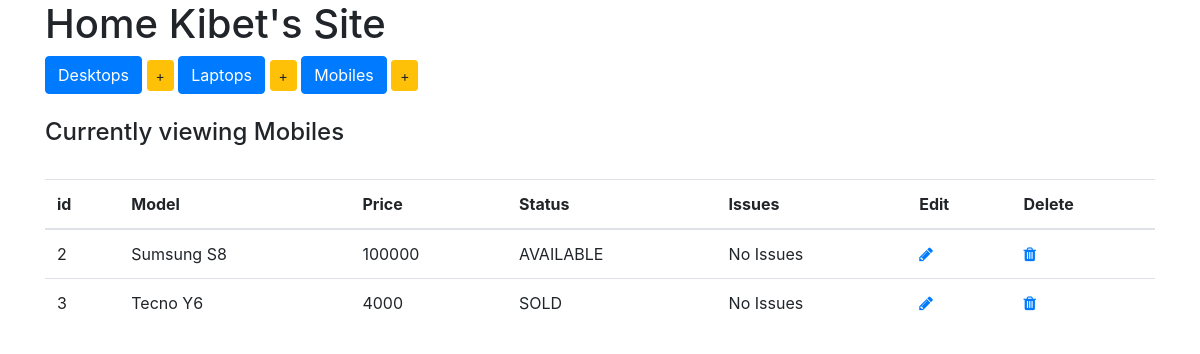
Before: /Mobiles/ with the older database file.
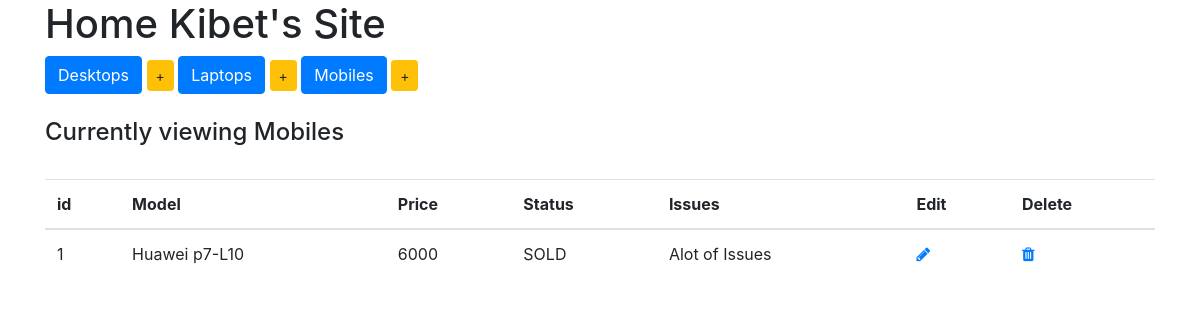
After: the same page with the newer database file.
### Inventory_management/models.py (models this page shows, shortened)
class Device(models.Model):
    type = models.CharField(max_length=200, blank=False)
    price = models.IntegerField()
    choices = (
        ('AVAILABLE', 'Item ready to be purchased'),
        ('SOLD', 'Item already purchased'),
        ('RESTOCKING', 'Item restocking in few days')
    )
    status = models.CharField(max_length=10, choices=choices, default='SOLD')
    issues = models.CharField(max_length=50, default="No Issues")
    class Meta:
        abstract = True

class Mobile(Device):
    pass

### Inventory_management/views.py (the view)
# urls.py: url(r'^Mobiles/$', display_mobiles, name='display_mobiles'),
def display_mobiles(request):
	items = Mobile.objects.all()
	context = {
		'items': items,
		'header': 'Mobiles'
	}
	return render(request, 'inventory/index.html', context)

### Inventory_management/templates/inventory/index.html (shortened to what this page needs)
{% extends 'inventory/base.html' %}
{% block content %}
	<h1>Home Kibet's Site</h1>
	<div class="button-group">
		<a href="{% url 'display_desktops' %}" class="btn btn-primary btn-md">Desktops</a>
		<a href="{% url 'add_desktops' %}" class="btn btn-warning btn-sm">+</a>
		<a href="{% url 'display_laptops' %}" class="btn btn-primary btn-md">Laptops</a>
		<a href="{% url 'add_laptops' %}" class="btn btn-warning btn-sm">+</a>
		<a href="{% url 'display_mobiles' %}" class="btn btn-primary btn-md">Mobiles</a>
		<a href="{% url 'add_mobiles' %}" class="btn btn-warning btn-sm">+</a>
	</div>
	<br>
	<h4>Currently viewing {{ header }}</h4>
	<br>
	<table class="table table-hover">
		<thead>
			<tr>
				<th>id</th>
				<th>Model</th>
				<th>Price</th>
				<th>Status</th>
				<th>Issues</th>
				<th>Edit</th>
				<th>Delete</th>
			</tr>
		</thead>
		<tbody>
			{% for item in items %}
				<tr>
					<td>{{ item.pk }}</td>
					<td>{{ item.type }}</td>
					<td>{{ item.price }}</td>
					<td>{{ item.status }}</td>
					<td>{{ item.issues }}</td>
					{% if header|lower == "Desktops" %}
						<td>
							<a href="{% url 'edit_desktop' item.pk %}"><i class="fa fa-pencil" aria-hidden="true"></i></a>
						</td>
						<td>
							<a href="{% url 'delete_desktop' item.pk %}"><i class="fa fa-trash" aria-hidden="true"></i></a>
						</td>
					{% else %}
						<td>
							<a href="{% url 'edit_mobile' item.pk %}"><i class="fa fa-pencil" aria-hidden="true"></i></a>
						</td>
						<td>
							<a href="{% url 'delete_mobile' item.pk %}"><i class="fa fa-trash" aria-hidden="true"></i></a>
						</td>
					{% endif %}
				</tr>
			{% endfor %}
		</tbody>
	</table>
{% endblock %}

### Inventory_management/templates/inventory/base.html (shortened to what this page needs)
<!DOCTYPE html>
<html>
<head>
	{% load static %}
	<link rel="stylesheet" href="https://stackpath.bootstrapcdn.com/bootstrap/4.4.1/css/bootstrap.min.css">
	<link rel="stylesheet" type="text/css" href="{% static '/css/style.css' %}">
	<link rel="stylesheet" href="https://cdnjs.cloudflare.com/ajax/libs/font-awesome/4.7.0/css/font-awesome.min.css">
</head>
<body>
	<div class="container">
		{% block content %}
		{% endblock %}
	</div>
</body>
</html>

Changed rows visible on the page:
removed Mobile: pk "2", type "Sumsung S8", price "100000", status "AVAILABLE", issues "No Issues"
removed Mobile: pk "3", type "Tecno Y6", price "4000", status "SOLD", issues "No Issues"
added Mobile: pk "1", type "Huawei p7-L10", price "6000", status "SOLD", issues "Alot of Issues"
